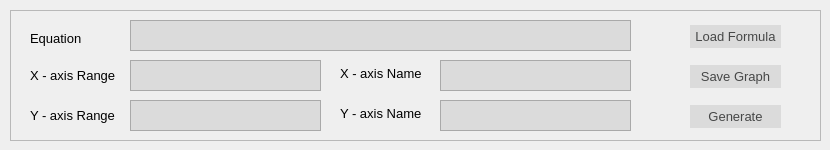
    <widget class="QWidget" name="tab_GraphMenu">
     <attribute name="title">
      <string>Graphs</string>
     </attribute>
     <widget class="QFrame" name="frame">
      <property name="geometry">
       <rect>
        <x>10</x>
        <y>10</y>
        <width>811</width>
        <height>131</height>
       </rect>
      </property>
      <property name="frameShape">
       <enum>QFrame::StyledPanel</enum>
      </property>
      <property name="frameShadow">
       <enum>QFrame::Raised</enum>
      </property>
      <widget class="QLabel" name="lblEquation">
       <property name="geometry">
        <rect>
         <x>20</x>
         <y>20</y>
         <width>71</width>
         <height>16</height>
        </rect>
       </property>
       <property name="font">
        <font>
         <family>Lao UI</family>
         <pointsize>10</pointsize>
        </font>
       </property>
       <property name="text">
        <string>Equation</string>
       </property>
      </widget>
      <widget class="QLabel" name="lblXaxisRange">
       <property name="geometry">
        <rect>
         <x>20</x>
         <y>55</y>
         <width>91</width>
         <height>21</height>
        </rect>
       </property>
       <property name="font">
        <font>
         <family>Lao UI</family>
         <pointsize>10</pointsize>
        </font>
       </property>
       <property name="text">
        <string>X - axis Range</string>
       </property>
      </widget>
      <widget class="QLabel" name="lblYaxisRange">
       <property name="geometry">
        <rect>
         <x>20</x>
         <y>95</y>
         <width>91</width>
         <height>21</height>
        </rect>
       </property>
       <property name="font">
        <font>
         <family>Lao UI</family>
         <pointsize>10</pointsize>
        </font>
       </property>
       <property name="text">
        <string>Y - axis Range</string>
       </property>
      </widget>
      <widget class="QTextEdit" name="txtEquation">
       <property name="geometry">
        <rect>
         <x>120</x>
         <y>10</y>
         <width>501</width>
         <height>31</height>
        </rect>
       </property>
       <property name="font">
        <font>
         <family>Lao UI</family>
         <pointsize>10</pointsize>
        </font>
       </property>
       <property name="autoFillBackground">
        <bool>true</bool>
       </property>
       <property name="styleSheet">
        <string notr="true">QTextEdit{
    background-color: #dbdbdb;	
}</string>
       </property>
      </widget>
      <widget class="QTextEdit" name="txtXaxisRange">
       <property name="geometry">
        <rect>
         <x>120</x>
         <y>50</y>
         <width>191</width>
         <height>31</height>
        </rect>
       </property>
       <property name="font">
        <font>
         <family>Lao UI</family>
         <pointsize>10</pointsize>
        </font>
       </property>
       <property name="autoFillBackground">
        <bool>true</bool>
       </property>
       <property name="styleSheet">
        <string notr="true">QTextEdit{
    background-color: #dbdbdb;	
}</string>
       </property>
      </widget>
      <widget class="QTextEdit" name="txtYaxisRange">
       <property name="geometry">
        <rect>
         <x>120</x>
         <y>90</y>
         <width>191</width>
         <height>31</height>
        </rect>
       </property>
       <property name="font">
        <font>
         <family>Lao UI</family>
         <pointsize>10</pointsize>
        </font>
       </property>
       <property name="autoFillBackground">
        <bool>true</bool>
       </property>
       <property name="styleSheet">
        <string notr="true">QTextEdit{
    background-color: #dbdbdb;	
}</string>
       </property>
      </widget>
      <widget class="QLabel" name="lblXaxisName">
       <property name="geometry">
        <rect>
         <x>330</x>
         <y>55</y>
         <width>91</width>
         <height>16</height>
        </rect>
       </property>
       <property name="font">
        <font>
         <family>Lao UI</family>
         <pointsize>10</pointsize>
        </font>
       </property>
       <property name="text">
        <string>X - axis Name</string>
       </property>
      </widget>
      <widget class="QTextEdit" name="txtXaxisName">
       <property name="geometry">
        <rect>
         <x>430</x>
         <y>50</y>
         <width>191</width>
         <height>31</height>
        </rect>
       </property>
       <property name="font">
        <font>
         <family>Lao UI</family>
         <pointsize>10</pointsize>
        </font>
       </property>
       <property name="autoFillBackground">
        <bool>true</bool>
       </property>
       <property name="styleSheet">
        <string notr="true">QTextEdit{
    background-color: #dbdbdb;	
}</string>
       </property>
      </widget>
      <widget class="QLabel" name="lblYaxisName">
       <property name="geometry">
        <rect>
         <x>330</x>
         <y>95</y>
         <width>91</width>
         <height>16</height>
        </rect>
       </property>
       <property name="font">
        <font>
         <family>Lao UI</family>
         <pointsize>10</pointsize>
        </font>
       </property>
       <property name="text">
        <string>Y - axis Name</string>
       </property>
      </widget>
      <widget class="QTextEdit" name="txtYaxisName">
       <property name="geometry">
        <rect>
         <x>430</x>
         <y>90</y>
         <width>191</width>
         <height>31</height>
        </rect>
       </property>
       <property name="font">
        <font>
         <family>Lao UI</family>
         <pointsize>10</pointsize>
        </font>
       </property>
       <property name="autoFillBackground">
        <bool>true</bool>
       </property>
       <property name="styleSheet">
        <string notr="true">QTextEdit{
    background-color: #dbdbdb;	
}</string>
       </property>
      </widget>
      <widget class="QPushButton" name="pbLoadGraphFormula">
       <property name="geometry">
        <rect>
         <x>680</x>
         <y>15</y>
         <width>91</width>
         <height>23</height>
        </rect>
       </property>
       <property name="font">
        <font>
         <family>Lao UI</family>
         <pointsize>10</pointsize>
        </font>
       </property>
       <property name="styleSheet">
        <string notr="true">QPushButton{
 	background-color: #dbdbdb;
    border: 2px;
	color:#464747;

}

QPushButton:hover{background-color:#40bd9e; color:white;}</string>
       </property>
       <property name="text">
        <string>Load Formula</string>
       </property>
      </widget>
      <widget class="QPushButton" name="pbSaveGraph">
       <property name="geometry">
        <rect>
         <x>680</x>
         <y>55</y>
         <width>91</width>
         <height>23</height>
        </rect>
       </property>
       <property name="font">
        <font>
         <family>Lao UI</family>
         <pointsize>10</pointsize>
        </font>
       </property>
       <property name="styleSheet">
        <string notr="true">QPushButton{
 	background-color: #dbdbdb;
    border: 2px;
	color:#464747;

}

QPushButton:hover{background-color:#40bd9e; color:white;}</string>
       </property>
       <property name="text">
        <string>Save Graph</string>
       </property>
      </widget>
      <widget class="QPushButton" name="pbGenerate">
       <property name="geometry">
        <rect>
         <x>680</x>
         <y>95</y>
         <width>91</width>
         <height>23</height>
        </rect>
       </property>
       <property name="font">
        <font>
         <family>Lao UI</family>
         <pointsize>10</pointsize>
        </font>
       </property>
       <property name="styleSheet">
        <string notr="true">QPushButton{
 	background-color: #dbdbdb;
    border: 2px;
	color:#464747;

}

QPushButton:hover{background-color:#40bd9e; color:white;}</string>
       </property>
       <property name="text">
        <string>Generate</string>
       </property>
      </widget>
     </widget>
    </widget>
